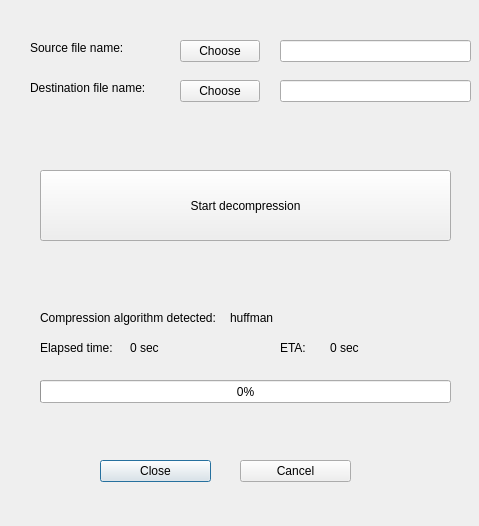
<?xml version="1.0" encoding="UTF-8"?>
<ui version="4.0">
 <class>Decompress</class>
 <widget class="QDialog" name="Decompress">
  <property name="geometry">
   <rect>
    <x>0</x>
    <y>0</y>
    <width>479</width>
    <height>526</height>
   </rect>
  </property>
  <property name="windowTitle">
   <string>Dialog</string>
  </property>
  <widget class="QLabel" name="label_5">
   <property name="geometry">
    <rect>
     <x>280</x>
     <y>340</y>
     <width>31</width>
     <height>16</height>
    </rect>
   </property>
   <property name="text">
    <string>ETA:</string>
   </property>
  </widget>
  <widget class="QPushButton" name="closeButton">
   <property name="geometry">
    <rect>
     <x>100</x>
     <y>460</y>
     <width>111</width>
     <height>22</height>
    </rect>
   </property>
   <property name="text">
    <string>Close</string>
   </property>
  </widget>
  <widget class="QLabel" name="label_3">
   <property name="geometry">
    <rect>
     <x>40</x>
     <y>310</y>
     <width>181</width>
     <height>16</height>
    </rect>
   </property>
   <property name="text">
    <string>Compression algorithm detected:</string>
   </property>
  </widget>
  <widget class="QLineEdit" name="destinationFileNameLine">
   <property name="geometry">
    <rect>
     <x>280</x>
     <y>80</y>
     <width>191</width>
     <height>22</height>
    </rect>
   </property>
   <property name="readOnly">
    <bool>true</bool>
   </property>
  </widget>
  <widget class="QPushButton" name="cancelButton">
   <property name="geometry">
    <rect>
     <x>240</x>
     <y>460</y>
     <width>111</width>
     <height>22</height>
    </rect>
   </property>
   <property name="text">
    <string>Cancel</string>
   </property>
  </widget>
  <widget class="QLabel" name="label">
   <property name="geometry">
    <rect>
     <x>30</x>
     <y>40</y>
     <width>101</width>
     <height>16</height>
    </rect>
   </property>
   <property name="text">
    <string>Source file name:</string>
   </property>
  </widget>
  <widget class="QLabel" name="elapsedTimeLabel">
   <property name="geometry">
    <rect>
     <x>130</x>
     <y>340</y>
     <width>121</width>
     <height>16</height>
    </rect>
   </property>
   <property name="text">
    <string>0 sec</string>
   </property>
  </widget>
  <widget class="QProgressBar" name="progressBar">
   <property name="geometry">
    <rect>
     <x>40</x>
     <y>380</y>
     <width>411</width>
     <height>23</height>
    </rect>
   </property>
   <property name="value">
    <number>0</number>
   </property>
  </widget>
  <widget class="QLabel" name="label_4">
   <property name="geometry">
    <rect>
     <x>40</x>
     <y>340</y>
     <width>81</width>
     <height>16</height>
    </rect>
   </property>
   <property name="text">
    <string>Elapsed time:</string>
   </property>
  </widget>
  <widget class="QPushButton" name="chooseSourceButton">
   <property name="geometry">
    <rect>
     <x>180</x>
     <y>40</y>
     <width>80</width>
     <height>22</height>
    </rect>
   </property>
   <property name="text">
    <string>Choose</string>
   </property>
  </widget>
  <widget class="QLabel" name="label_2">
   <property name="geometry">
    <rect>
     <x>30</x>
     <y>80</y>
     <width>121</width>
     <height>16</height>
    </rect>
   </property>
   <property name="text">
    <string>Destination file name:</string>
   </property>
  </widget>
  <widget class="QLabel" name="estimatedTimeLabel">
   <property name="geometry">
    <rect>
     <x>330</x>
     <y>340</y>
     <width>61</width>
     <height>16</height>
    </rect>
   </property>
   <property name="text">
    <string>0 sec</string>
   </property>
  </widget>
  <widget class="QPushButton" name="chooseDestinationButton">
   <property name="geometry">
    <rect>
     <x>180</x>
     <y>80</y>
     <width>80</width>
     <height>22</height>
    </rect>
   </property>
   <property name="text">
    <string>Choose</string>
   </property>
  </widget>
  <widget class="QLineEdit" name="sourceFileNameLine">
   <property name="geometry">
    <rect>
     <x>280</x>
     <y>40</y>
     <width>191</width>
     <height>22</height>
    </rect>
   </property>
   <property name="readOnly">
    <bool>true</bool>
   </property>
  </widget>
  <widget class="QLabel" name="compressionAlgLabel">
   <property name="geometry">
    <rect>
     <x>230</x>
     <y>310</y>
     <width>231</width>
     <height>16</height>
    </rect>
   </property>
   <property name="text">
    <string>huffman</string>
   </property>
  </widget>
  <widget class="QPushButton" name="startButton">
   <property name="geometry">
    <rect>
     <x>40</x>
     <y>170</y>
     <width>411</width>
     <height>71</height>
    </rect>
   </property>
   <property name="text">
    <string>Start decompression</string>
   </property>
  </widget>
 </widget>
 <resources/>
 <connections/>
</ui>
